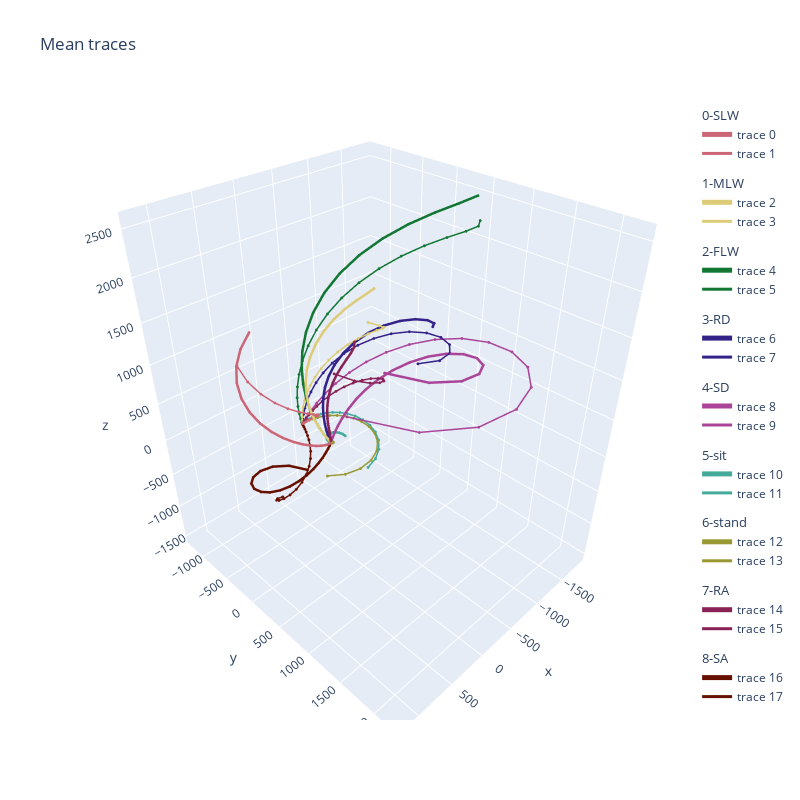

The code cell stored with this chart in its notebook:
### Markdown cell above
## Display the Trace (9 motions)

### Code cell
# -------------------------------------------------------------
# Get Data
motion_idx = 1

colors = px.colors.sequential.Plotly3
colors = px.colors.qualitative.Safe
data = []

for name, motion_idx in event_name.items():
    legendgroup = motion_idx
    legendgrouptitle = {'text': event_table[motion_idx-1][0]}

    X = X3[y==motion_idx]
    X = np.mean(X, axis=0)

    # -------------------------------------------------------------
    # Compute the Trace
    mt = MotionTrace()

    for d in X:
        mt.forward(ap=d[3:], aax=d[0], aay=d[1], aaz=d[2])

    mt.trace

    # -------------------------------------------------------------
    # Draw

    # Draw origin and finish
    trace_origin = mt.trace_origin()
    trace_finish = mt.trace_finish()
    color = colors[motion_idx]

    data.append(
        go.Scatter3d(
            x=trace_origin[:, 0],
            y=trace_origin[:, 1],
            z=trace_origin[:, 2],
            marker={"size": 1, "color": color},
            line={"color": color, "width": 5},
            legendgroup=legendgroup,
            legendgrouptitle=legendgrouptitle
        )
    )

    data.append(
        go.Scatter3d(
            x=trace_finish[:, 0],
            y=trace_finish[:, 1],
            z=trace_finish[:, 2],
            marker={"size": 1, "color": color},
            line={"color": color, "width": 3},
            legendgroup=legendgroup,
            legendgrouptitle=legendgrouptitle,
        )
    )

    # # Draw legs
    # for p in tqdm(mt.trace):
    #     origin = p[0]
    #     for axis, color, length in zip(p[1:], ["red", "green", "blue"], [50, 50, -500]):
    #         data.append(
    #             go.Scatter3d(
    #                 x=[origin[0], origin[0] + axis[0] * length],
    #                 y=[origin[1], origin[1] + axis[1] * length],
    #                 z=[origin[2], origin[2] + axis[2] * length],
    #                 marker={"size": 1, "color": color},
    #                 line={"color": color, "width": 2},
    #                 legendgroup=legendgroup,
    #                 legendgrouptitle=legendgrouptitle,
    #             )
    #         )

fig = go.Figure(data=data)
fig.update_layout(
    title="Mean traces",
    width=800,
    height=800,
    scene=dict(aspectratio=dict(x=1, y=1, z=1), aspectmode="data"),
)
fig.show()
